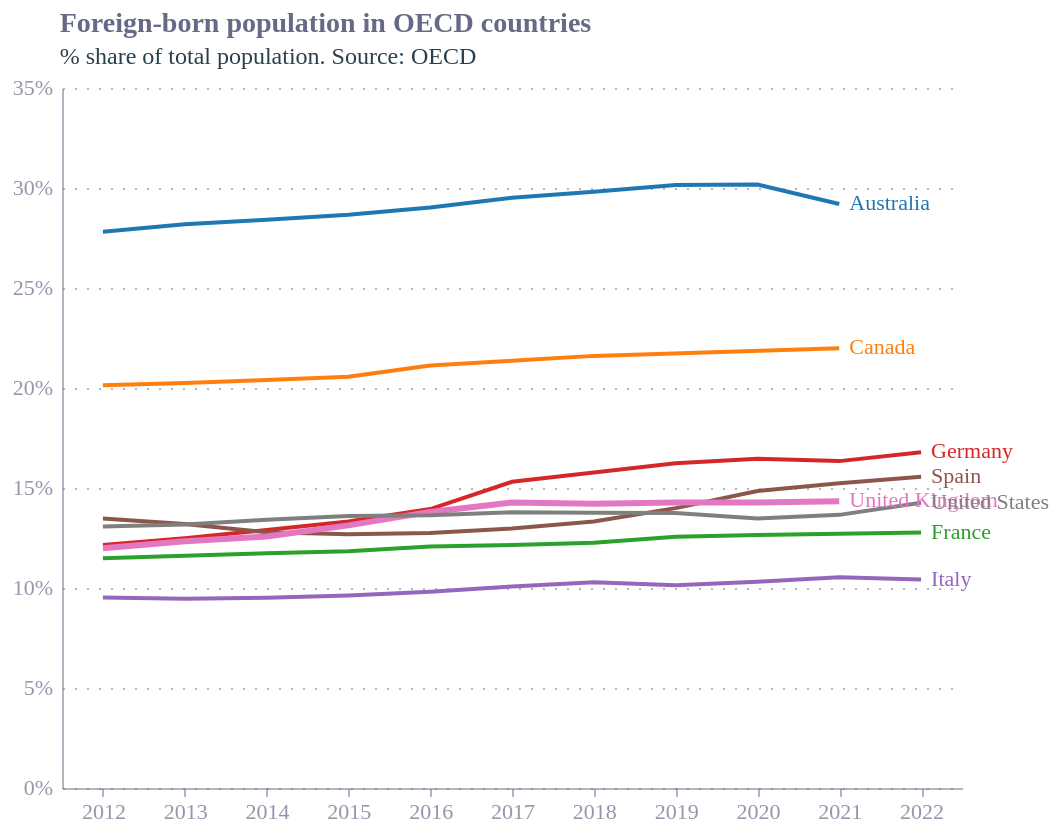

Describe this chart as a Vega-Lite specification.
### Vega-Lite specification from a JSON file in a GitHub repository (floating-point values rounded to 4 significant figures; data arrays with more than 128 entries replaced by an {"elided": "..."} marker saying what was removed)
{"config": {"font": "Circular Std", "text": {"color": "#676A86", "align": "left", "baseline": "middle", "dx": 7, "dy": 0, "fontSize": 11}, "view": {"stroke": null, "continuousWidth": 400, "continuousHeight": 300, "discreteWidth": 400, "discreteHeight": 300}, "bar": {"color": "#179fdb"}, "line": {"color": "#e6224b"}, "rule": {"color": "#676A86"}, "area": {"opacity": 0.3}, "point": {"filled": true, "size": 80, "color": "#e6224b", "opacity": 0.95}, "geoshape": {"stroke": "white", "strokeWidth": 0.3}, "rect": {"fill": "#d6d4d4", "opacity": 0.3}, "axis": {"labelColor": "#676A86", "labelFontSize": 11, "labelFont": "Circular Std", "labelOpacity": 0.7, "tickColor": "#676A86", "tickOpacity": 0.5, "domainColor": "#676A86", "domainOpacity": 0.5, "gridColor": "#676A86", "gridDash": [2, 2], "gridOpacity": 0.5, "title": null, "titleColor": "#676A86", "titleOpacity": 0.8, "tickSize": 4}, "axisXDiscrete": {"grid": false, "labelAngle": 0, "tickCount": 10, "tickOpacity": 0.5, "title": null}, "axisYDiscrete": {"ticks": false, "labelPadding": 5}, "axisXTemporal": {"grid": false, "ticks": true}, "axisXQuantitative": {"grid": true}, "axisYQuantitative": {"gridColor": "#676A86", "gridDash": [1, 5], "gridOpacity": 0.5, "ticks": false, "labelPadding": 5, "tickCount": 8, "titleAngle": 0, "titleAlign": "left", "titleBaseline": "bottom", "titleX": 0, "titleY": -5}, "title": {"color": "#676A86", "subtitleColor": "#122b39E6", "font": "Circular Std", "subtitleFont": "Circular Std", "anchor": "start", "dx": 24, "fontSize": 14, "subtitleFontSize": 12, "subtitlePadding": 4, "offset": 0}, "legend": {"titleColor": "#122b39", "title": null, "labelColor": "#122b39", "labelFontSize": 11}}, "layer": [{"mark": {"type": "line"}, "encoding": {"color": {"field": "Country", "legend": null, "scale": {"scheme": "category10"}, "title": "Country", "type": "nominal"}, "size": {"condition": {"test": "(datum.Country === 'United Kingdom')", "value": 3}, "value": 2}, "x": {"field": "Year", "type": "ordinal"}, "y": {"axis": {"format": "%"}, "field": "Value", "type": "quantitative"}}, "title": {"text": "Foreign-born population in OECD countries", "subtitle": ["% share of total population. Source: OECD"]}, "transform": [{"filter": {"field": "Country", "oneOf": ["United Kingdom", "United States", "Germany", "France", "Italy", "Spain", "Canada", "Australia"]}}]}, {"mark": {"type": "text", "align": "left", "baseline": "middle", "dx": 5, "dy": 0}, "encoding": {"color": {"field": "Country", "legend": null, "scale": {"scheme": "category10"}, "title": "Country", "type": "nominal"}, "text": {"field": "Country", "type": "nominal"}, "x": {"aggregate": "max", "field": "Year", "type": "ordinal"}, "y": {"aggregate": {"argmax": "Year"}, "field": "Value", "type": "quantitative"}}, "title": {"text": "Foreign-born population in OECD countries", "subtitle": ["% share of total population. Source: OECD"]}, "transform": [{"filter": {"field": "Country", "oneOf": ["United Kingdom", "United States", "Germany", "France", "Italy", "Spain", "Canada", "Australia"]}}]}], "data": {"name": "data-b2b25f42aca5e2f3dc495d566d2d671f"}, "$schema": "https://vega.github.io/schema/vega-lite/v5.17.0.json", "datasets": {"data-b2b25f42aca5e2f3dc495d566d2d671f": {"elided": "358 records"}}, "width": 450, "height": 350}
